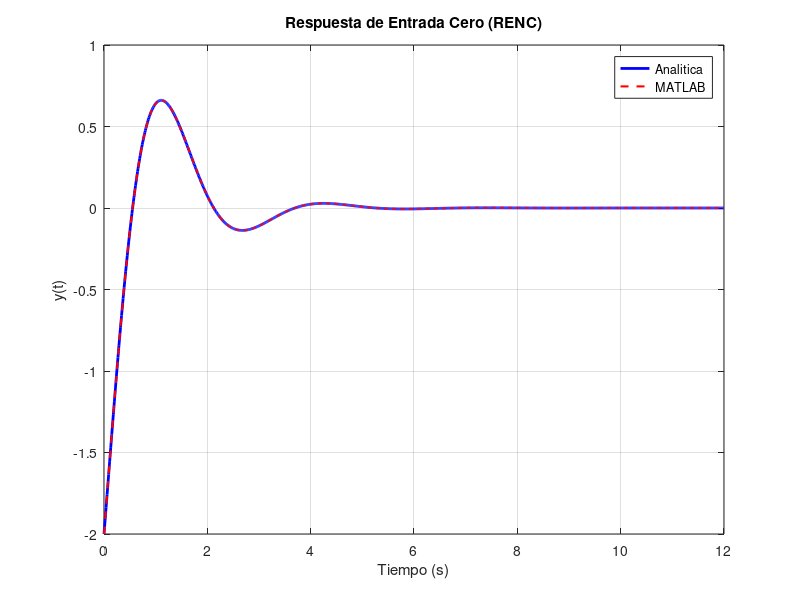
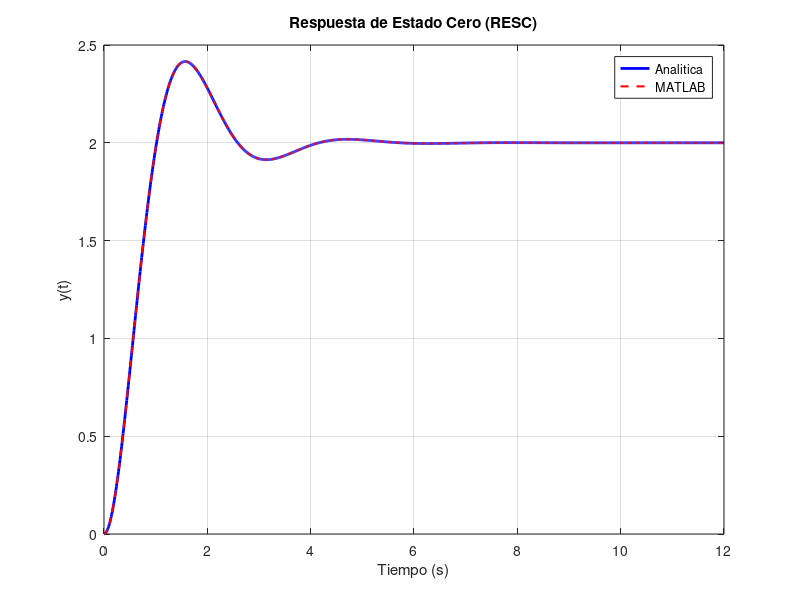
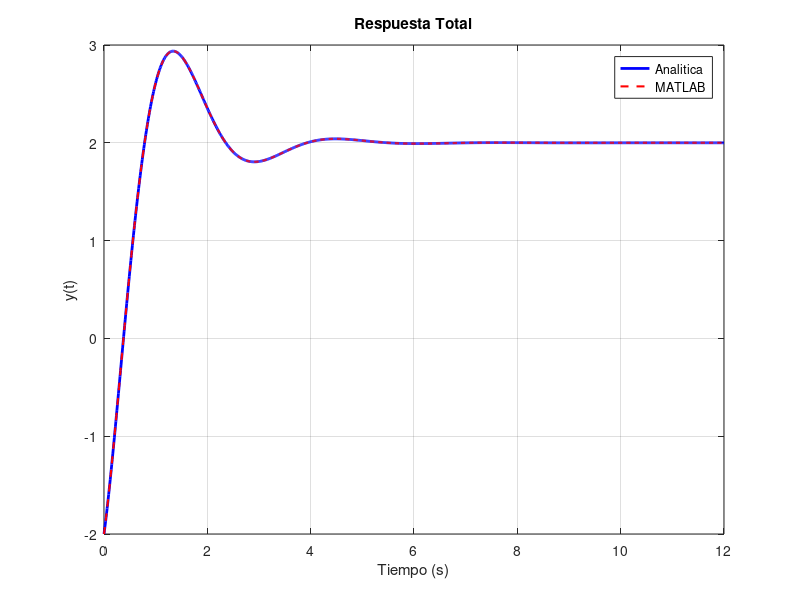

Write the MATLAB code that produced these figures, in order.
clear; clc; close all;
% Datos
A = [0 1; -5 -2];
B = [0; 10];
C = [1 0];
D = 0;

sys = ss(A, B, C, D);
x0 = [-2; 4];
t = (0:0.01:12)';

% Soluciones analiticas
y_renc_a = exp(-t).*(-2*cos(2*t) + sin(2*t));

y_resc_a = 2 - 2*exp(-t).*cos(2*t) ...
    - exp(-t).*sin(2*t);

y_total_a = 2 - 4*exp(-t).*cos(2*t);

% Simulaciones numericas

y_renc_n = initial(sys, x0, t);

y_resc_n = step(sys, t);

u = ones(size(t));
y_total_n = lsim(sys, u, t, x0);

% Grafico RENC
figure(1);
plot(t, y_renc_a, 'b-', 'LineWidth', 2);
hold on;
plot(t, y_renc_n, 'r--', 'LineWidth', 1.5);
grid on;
xlabel('Tiempo (s)');
ylabel('y(t)');
title('Respuesta de Entrada Cero (RENC)');
legend('Analitica', 'MATLAB');
hold off;

% Grafico RESC
figure(2);
plot(t, y_resc_a, 'b-', 'LineWidth', 2);
hold on;
plot(t, y_resc_n, 'r--', 'LineWidth', 1.5);
grid on;
xlabel('Tiempo (s)');
ylabel('y(t)');
title('Respuesta de Estado Cero (RESC)');
legend('Analitica', 'MATLAB');
hold off;

% Grafico respuesta total
figure(3);
plot(t, y_total_a, 'b-', 'LineWidth', 2);
hold on;
plot(t, y_total_n, 'r--', 'LineWidth', 1.5);
grid on;
xlabel('Tiempo (s)');
ylabel('y(t)');
title('Respuesta Total');
legend('Analitica', 'MATLAB');
hold off;

% Verificacion numerica
fprintf('Polos del sistema:\n');
disp(eig(A));

fprintf('Error maximo RENC: %.8e\n', ...
    max(abs(y_renc_a - y_renc_n)));

fprintf('Error maximo RESC: %.8e\n', ...
    max(abs(y_resc_a - y_resc_n)));

fprintf('Error maximo total: %.8e\n', ...
    max(abs(y_total_a - y_total_n)));
% Analisis de estabilidad

polos = eig(A);

if all(real(polos) < 0)
    disp('Sistema asintoticamente estable');
else
    disp('Sistema no asintoticamente estable');
end
% Prueba de fuego

y0 = 2 - 4*exp(0)*cos(0);

dy0 = 4*exp(0)*cos(0) ...
    + 8*exp(0)*sin(0);

fprintf('y(0) = %.2f\n', y0);
fprintf('y''(0) = %.2f\n', dy0);
